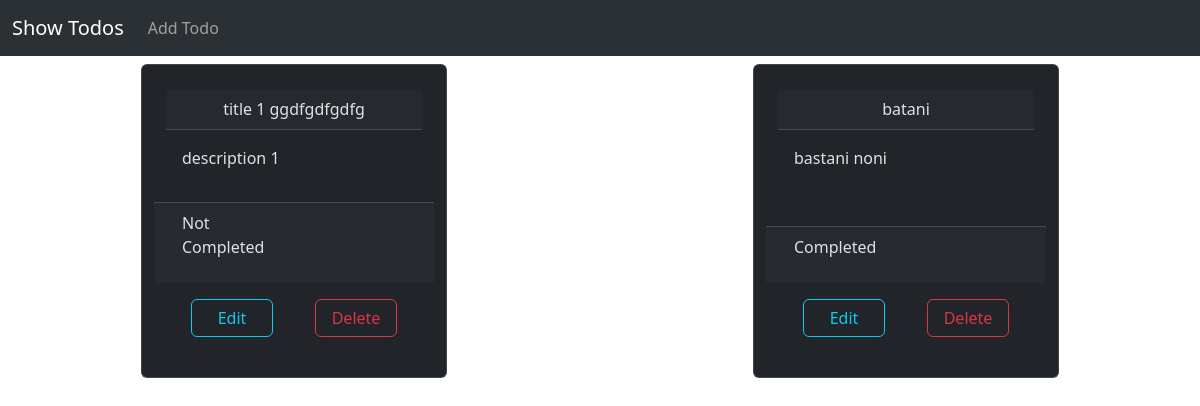
The app's page /, older data.
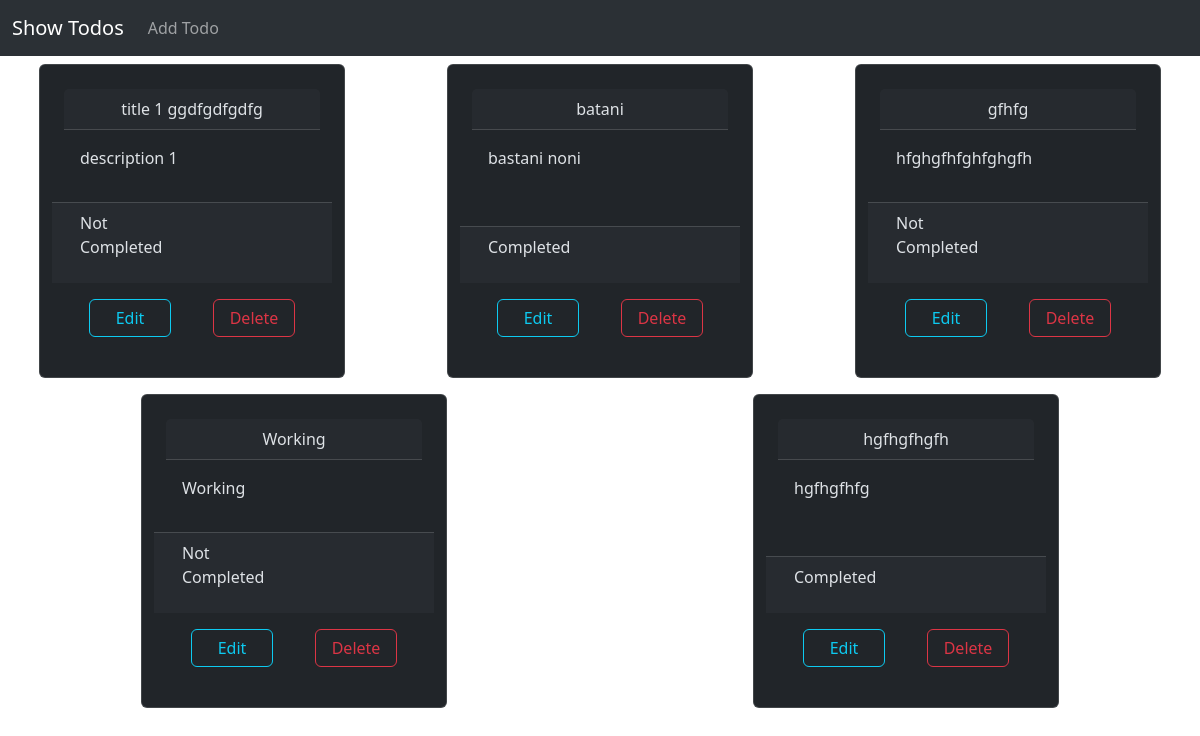
The same page, newer data.
### todos/models.py (models this page shows, shortened)
class TodoModel(models.Model):
    title = models.CharField(max_length=100)
    description = models.TextField()
    completed = models.BooleanField(default=False)
    deadline = models.DateTimeField(default=timezone.localtime(), validators=[MinValueValidator(limit_value=timezone.now())])
    class Meta:
        ordering = ["deadline"]
        verbose_name = "Todo"
        verbose_name_plural = "Todos"

### todos/views.py (the view)
# urls.py: path("", views.ShowTodos.as_view(), name="showTodos"),
class ShowTodos(View):
    template_url = "todos/showTodo.html"
    def get(self, request):
        todos = TodoModel.objects.all()
        for todo in todos:
            hour, minute, second = todo.deadline.time().hour, todo.deadline.time().minute, todo.deadline.time().second
            minute += 30
            if minute >= 60:
                minute -= 60
                hour += 1
            hour += 3
            if hour >= 24:
                hour -= 24
            todo.deadline = JalaliDatetime(todo.deadline).strftime(f"%Y/%m/%d {hour:02}:{minute:02}:{second:02}")
        todos = sorted(todos, key=lambda todo: todo.deadline)
        return render(request, self.template_url, {"todos": todos})

### templates/todos/showTodo.html
{% extends "include/base.html" %}
{% block Content %}
    {% for todo in todos %}
        <section class="card col-3 m-2 p-4" data-bs-theme="dark">
            <p class="card-header text-center">{{ todo.title }}</p>
            <p class="card-body">{{ todo.description }}</p>
            <div class="card-footer row justify-content-around">
                <p class="col-6">{% if todo.completed %} Completed {% else %} Not Completed {% endif %}</p>
                <p class="col-6">{{ todo.deadline }}</p>
            </div>
            <div class="row justify-content-around p-3">
                <a class="btn btn-outline-info col-4" href="{% url 'todos:editTodo' todo.id %}">Edit</a>
                <a class="btn btn-outline-danger col-4" href="{% url 'todos:deleteTodo' todo.id %}">Delete</a>
            </div>
        </section>
    {% empty %}
        <h1>There are no todos yet.</h1>
    {% endfor %}
{% endblock %}

Row changes from the older to the newer data that the page shows:
added TodoModel: title "gfhfg", description "hfghgfhfghfghgfh", completed "Not Completed"
added TodoModel: title "Working", description "Working", completed "Not Completed"
added TodoModel: title "hgfhgfhgfh", description "hgfhgfhfg", completed "Completed"
